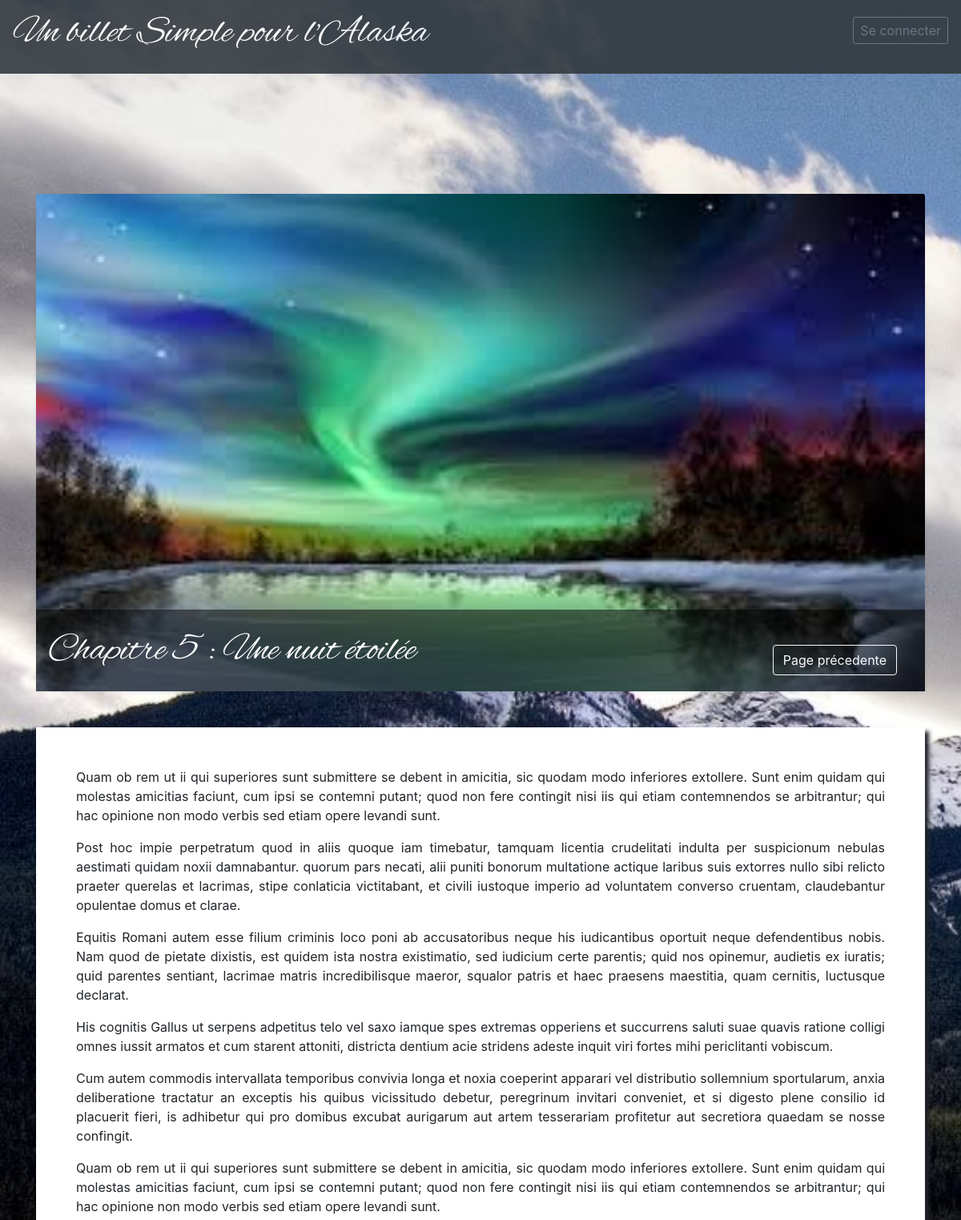
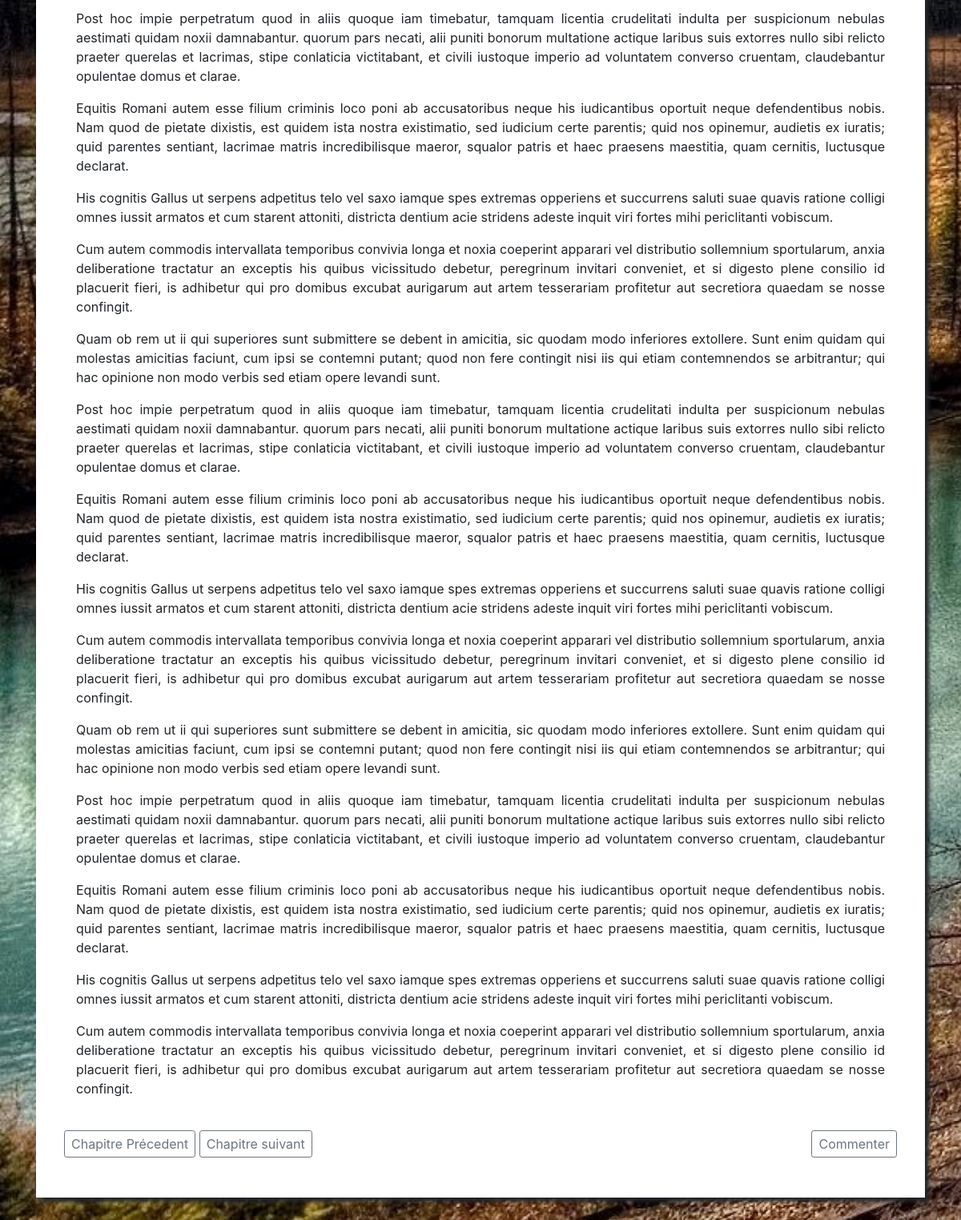
/index.php?action=chapter&id_article=5, run on the app's committed database (2 pictures, top to bottom).
### tables this page shows
CREATE TABLE `articles` (
  `id_article` int(11) NOT NULL AUTO_INCREMENT,
  `article` longtext,
  `title` text,
  `published` int(11) DEFAULT NULL,
  `img` int(11) DEFAULT NULL,
  PRIMARY KEY (`id_article`),
  KEY `id_article` (`id_article`),
  KEY `id_article_2` (`id_article`)
);

### models/Article.php (called while the page is built, shortened)
<?php
class Article
{
      public $id_article;
      function __construct($id,$title,$content,$published)
      {
            $this->id_article=$id;
      }
      function read_article()
      {
            include('connexion.php');
            $result = $bdd-> query("SELECT * FROM  articles WHERE id_article='$this->id_article'");
            return $result;
      }
}
?>

### controller/frontend/chapter/chapter_article.php (called while the page is built, shortened)
<?php
$article = new Article($_GET['id_article'],"","","");
$data=$article->read_article();
$data=$data->fetch();
$next=$_GET['id_article']+1;
$verif_status=new Article($next,"","","");
$verif_status=$verif_status->read_article();
$verif_status=$verif_status->fetch();
$verif_status=$verif_status['published'];
 ?>

### controller/frontend/chapter/chapter_read_config.php (called while the page is built, shortened)
<?php
$config=new Config("","");
$config=$config->read_configs();
$array_config=[];
?>

### models/config.php (called while the page is built, shortened)
<?php
class Config
{
      function read_configs(){
            include('connexion.php');
            $result = $bdd-> query("SELECT * FROM config ");
            return $result;
      }
}
?>

### views/frontend/chapter.php (the view, shortened to what this page needs)
<?php
include('./views/frontend/menu.php');
include('./././controller/frontend/chapter/chapter_read_config.php');
include('./././controller/frontend/chapter/chapter_article.php');
?>
<div class="body pt150">
      <div class="container ">
            <div class="row pb-25 " >
                  <div class="col-md-12 imgChap">
                        <div class="card shadow-sm">
                              <img class="card-img-top" src="./images/article<?php echo $data['id_article'] ?>.jpg" data-holder-rendered="true" style="width: 100%; display: block;">
                        </div>
                        <div class="textChap">
                              <div class="Title">
                                    <?php echo $data['title'] ?>
                              </div>
                              <a class=" btn btn-outline-light more" href="index.php?">Page précedente</a>
                        </div>
                  </div>
            </div>
      </div>
      <div class="container">
            <div class="row">
                  <div class="container-fluid mb50">
                        <div class="bg-white read_chapter">
                              <div class="">
                                    <?php echo $data['article'] ?>
                              </div>
                              <br>
                              <div class="row justify-content-between ">
                                    <div class="">
                                          <?php
                                          switch ($_GET['id_article']) {
                                                ?><a href="index.php?action=chapter&id_article=<?php echo ($_GET['id_article']+1)?>" class="btn btn-sm btn-outline-secondary" >Chapitre suivant</a>
                                                <?php
                                                default:
                                                ?><a href="index.php?action=chapter&id_article=<?php echo ($_GET['id_article']-1)?>" class="btn btn-sm btn-outline-secondary" >Chapitre Précedent</a>
                                                <?php
                                                if($verif_status=='1')
                                                {?>
                                                      <a href="index.php?action=chapter&id_article=<?php echo ($_GET['id_article']+1)?>" class="btn btn-sm btn-outline-secondary" >Chapitre suivant</a>
                                                <?php };
                                                break;
                                          };?>
                                    </div>
                                    <div class="">
                                          <?php
                                          if ($_SESSION['login']== NULL && $array_config[1][1]=='on')
                                          {?>
                                                <button type="button" class="btn btn-sm btn-outline-secondary" data-toggle="modal" data-target="#not_connected">Commenter</button><?php
                                          }  else {?>
                                                <button type="button" class="btn btn-sm btn-outline-secondary" data-toggle="modal" data-target="#connected">Commenter</button><?php
                                          }
                                          ?>
                                    </div>
                              </div>
                        </div>
                  </div>
            </div>
      </div>
</div>

### css/perso.css (style rules this page uses)
html { height: 100%; margin:0px; }
.card { border-style:none; background-color: transparent; }
.pt150 { padding-top: 150px; }
body { background-size: cover; background-repeat: no-repeat; background-attachment: fixed; background-image: url(../images/bg.jpg); }
.imgChap { position:relative; }
.textChap { position:absolute; bottom: 0px; left: 15px; color: white; font-weight: lighter; background-color: rgba(0,0,0,0.5); width: calc(100% - 30px); padding:15px; }
.Title { font-family: 'Alex'; font-size:4vw; }
.more { position: absolute; bottom: 20px; right: 35px; }
.pb-25 { padding-bottom: 45px; }
.read_chapter { margin-bottom: 100px; min-height: 800px; box-shadow: 5px 5px 5px 0px; padding:50px; }
.mb50 { margin-bottom: 50px; }
.btn { font-size: 1rem; }
a { color: black; }

### data on the page
articles: title "Chapitre 5 : Une nuit étoilée", article "Quam ob rem ut ii qui superiores sunt submittere se debent in amicitia, sic quodam modo inferiores extollere. Sunt enim quidam qui molestas amicitias faciunt, cum ipsi se contemni putant; quod non fere contingit nisi iis qui etiam contemnendos se arbitrantur; qui hac opinione non modo verbis sed etiam opere levandi sunt. Post hoc impie perpetratum quod in aliis quoque iam timebatur, tamquam licentia crudelitati indulta per suspicionum nebulas aestimati quidam noxii damnabantur. quorum pars necati, alii puniti bonorum multatione actique laribus suis extorres nullo sibi relicto praeter querelas et lacrimas, stipe conlaticia victitabant, et civili iustoque imperio ad voluntatem converso…"
